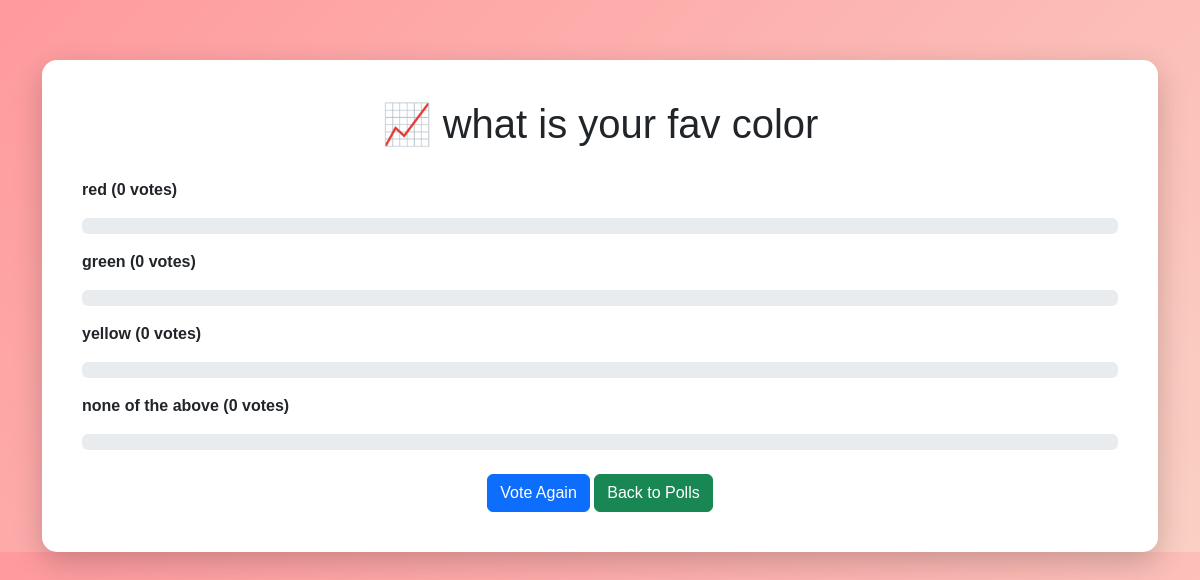
/3/results/, run on an earlier commit of the app's database.
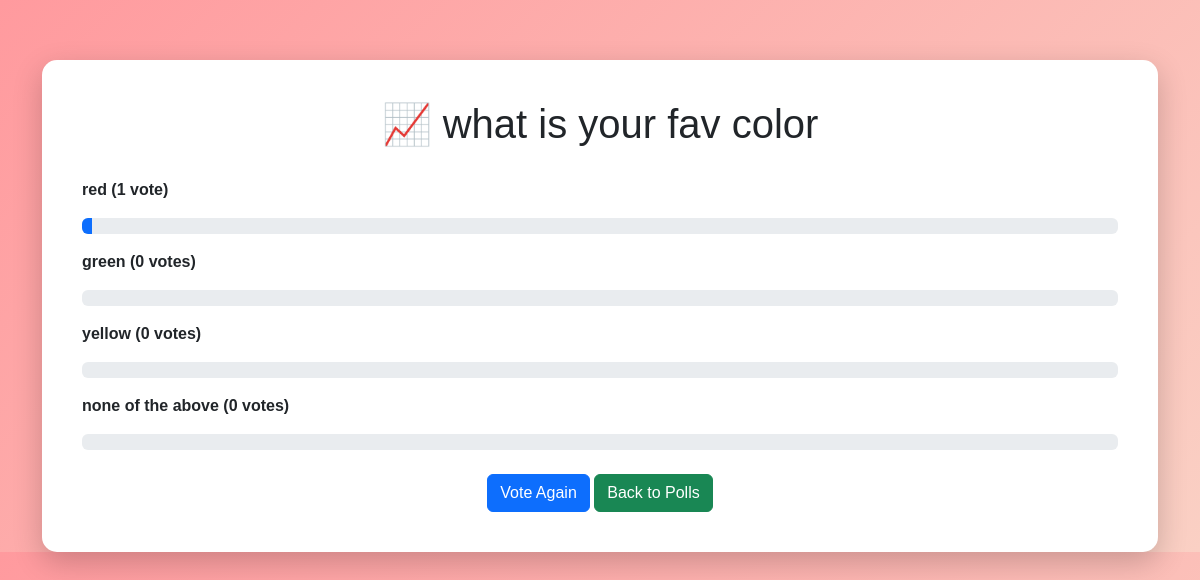
And on a later commit of the database.
### polls/models.py (models this page shows, shortened)
class Question(models.Model):
    question_text = models.CharField(max_length=200)
    pub_date = models.DateTimeField("date published")

class Choice(models.Model):
    question = models.ForeignKey(
        Question,
        on_delete=models.CASCADE
    )
    choice_text = models.CharField(max_length=200)
    votes = models.IntegerField(default=0)

### polls/views.py (the view)
# urls.py: path('<int:question_id>/results/', views.results, name='results'),
def results(request, question_id):
    question = get_object_or_404(Question, pk=question_id)
    return render(request, 'polls/results.html', {'question': question})

### polls/templates/polls/results.html (shortened to what this page needs)
<!DOCTYPE html>
<html lang="en">
<head>
    <link href="https://cdn.jsdelivr.net/npm/bootstrap@5.3.2/dist/css/bootstrap.min.css"
          rel="stylesheet">
</head>
<body>
<div class="container">
<div class="result-card">
    <h1>📈 {{ question.question_text }}</h1>
    {% for choice in question.choice_set.all %}
        <p class="fw-bold">
            {{ choice.choice_text }}
            ({{ choice.votes }} vote{{ choice.votes|pluralize }})
        </p>
        <div class="progress mb-3">
            <div class="progress-bar"
                 role="progressbar"
                 style="width: {{ choice.votes }}%;">
            </div>
        </div>
    {% endfor %}
    <div class="text-center mt-4">
        <a href="{% url 'polls:detail' question.id %}"
           class="btn btn-primary">
           Vote Again
        </a>
        <a href="{% url 'polls:index' %}"
           class="btn btn-success">
           Back to Polls
        </a>
    </div>
</div>
</div>
</body>
</html>

### polls/templates/polls/results.html (style rules this page uses)
body { background: linear-gradient(135deg,#ff9a9e,#fad0c4); font-family: Arial; }
.result-card { margin-top: 60px; background: white; padding: 40px; border-radius: 15px; box-shadow: 0px 10px 30px rgba(0,0,0,0.2); }
h1 { text-align: center; margin-bottom: 30px; }

What changed in the data, as far as the page shows it:
changed Choice "red": votes "0" → "1"
